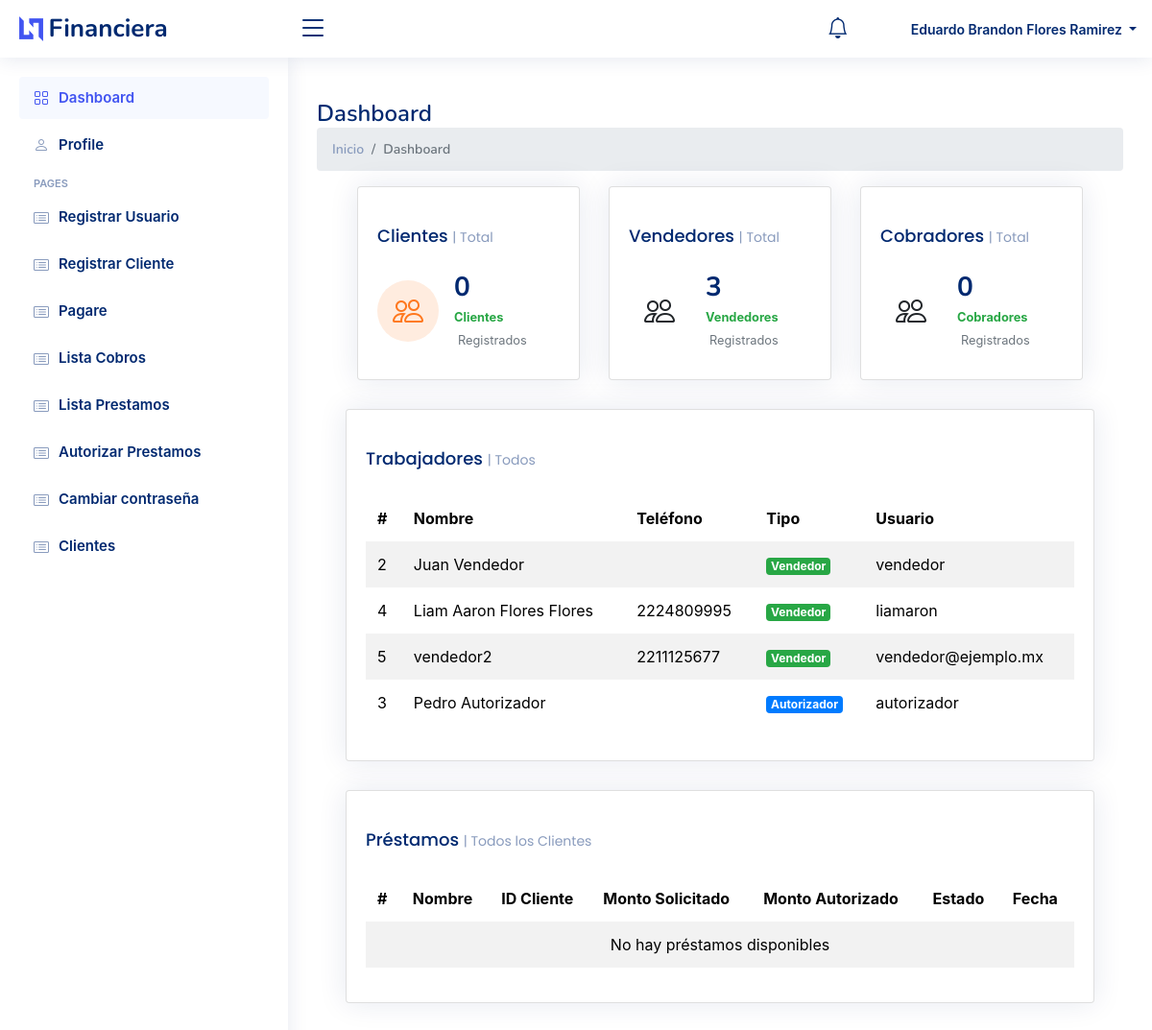
The page /index.php (signed in) on the database as committed earlier.
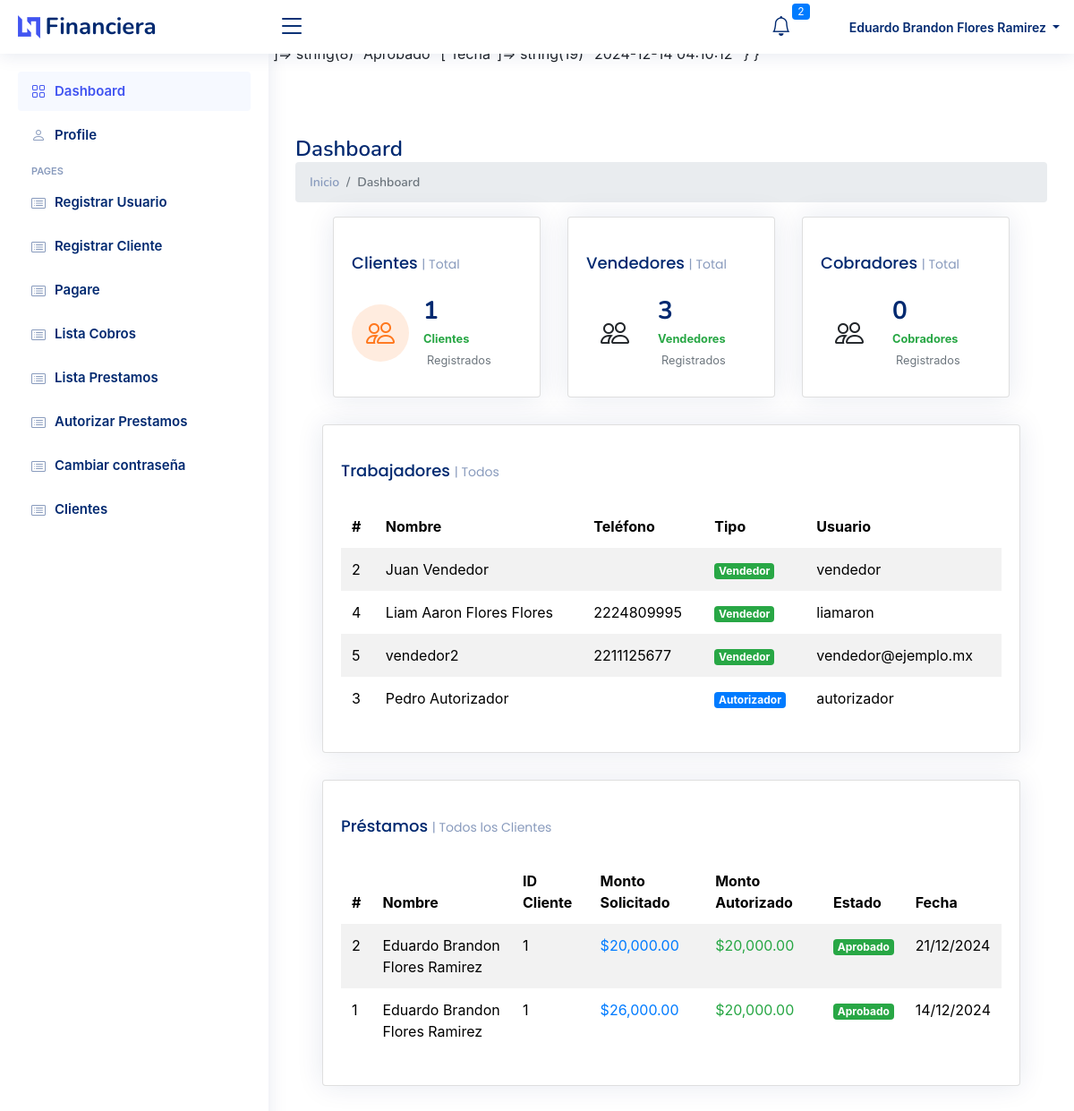
The same page on the database as committed later.
### tables this page shows
CREATE TABLE `usuarios` (
  `id` bigint(20) NOT NULL,
  `nombre` varchar(255) NOT NULL,
  `usuario` varchar(255) NOT NULL,
  `password` varchar(255) NOT NULL,
  `tipo_usuario` enum('vendedor','autorizador','master') NOT NULL,
  `profile_image` varchar(255) DEFAULT 'assets/img/profile-img.jpg',
  `telefono` varchar(20) DEFAULT NULL,
  `ultima_actualizacion` datetime DEFAULT NULL
);

CREATE TABLE `prestamos` (
  `id` bigint(20) NOT NULL,
  `cliente_id` bigint(20) NOT NULL,
  `monto` decimal(10,2) NOT NULL,
  `plazo` int(11) NOT NULL,
  `tasa_interes` decimal(5,2) NOT NULL,
  `estado` enum('Pendiente','Completado') NOT NULL DEFAULT 'Pendiente',
  `ruta_firma_prestamo` varchar(255) NOT NULL,
  `fecha_solicitud` timestamp NOT NULL DEFAULT current_timestamp(),
  `estado_solicitud` enum('pendiente','aprobado','rechazado') DEFAULT 'pendiente',
  `monto_autorizado` decimal(10,2) DEFAULT NULL,
  `plazo_semanas` int(11) DEFAULT NULL,
  `fecha_autorizacion` datetime DEFAULT NULL,
  `fecha_primer_pago` date DEFAULT NULL,
  `fecha_ultimo_pago` date DEFAULT NULL,
  `autorizado_por` bigint(20) DEFAULT NULL,
  `monto_total` decimal(10,2) GENERATED ALWAYS AS (`monto_autorizado` + `monto_autorizado` * `tasa_interes` / 100) STORED,
  `pago_por_periodo` decimal(10,2) GENERATED ALWAYS AS (case when `frecuencia_pago` = 'quincenal' then `monto_total` / (`plazo_semanas` / 2) else `monto_total` / `plazo_semanas` end) STORED,
  `saldo_restante` decimal(10,2) DEFAULT NULL,
  `frecuencia_pago` enum('semanal','quincenal') NOT NULL DEFAULT 'semanal'
);

CREATE TABLE `clientes` (
  `id` bigint(20) NOT NULL,
  `nombre_completo` varchar(255) NOT NULL,
  `fecha_nacimiento` date NOT NULL,
  `email` varchar(255) NOT NULL,
  `telefono` varchar(20) NOT NULL,
  `genero` char(1) NOT NULL,
  `id_vendedor` bigint(20) DEFAULT NULL,
  `ruta_firma` varchar(255) DEFAULT NULL,
  `estado` enum('Activo','Inactivo') NOT NULL DEFAULT 'Activo'
);

### functions/dashboard_queries.php (called while the page is built, shortened)
<?php
function getDashboardData($conn) {
    $user_info = $_SESSION['user'];
    $data = [
        'totals' => [],
        'notifications' => [],
        'worker_loans' => [],
        'client_loans' => []
    ];
    try {
        $clientLoansQuery = "
            SELECT
                p.id,
                c.nombre_completo as first_name,
                c.id as client_number,
                p.monto as requested_amount,
                p.monto_autorizado as authorized_amount,
                c.id_vendedor,
                p.estado_solicitud,
                p.fecha_solicitud
            FROM prestamos p
            JOIN clientes c ON p.cliente_id = c.id
            WHERE 1=1";
        $params = [];
        $clientLoansQuery .= " ORDER BY p.fecha_solicitud DESC LIMIT 10";
        $stmt = $conn->prepare($clientLoansQuery);
        $stmt->execute($params);
        $data['client_loans'] = $stmt->fetchAll(PDO::FETCH_ASSOC);
        if ($user_info['tipo_usuario'] === 'master') {
            $stmt = $conn->query("
                SELECT
                    (SELECT COUNT(*) FROM clientes) as total_clients,
                    (SELECT COUNT(*) FROM usuarios WHERE tipo_usuario IN ('vendedor', 'autorizador', 'cobrador')) as total_workers,
                    (SELECT COUNT(*) FROM usuarios WHERE tipo_usuario = 'vendedor') as total_sellers,
                    (SELECT COUNT(*) FROM usuarios WHERE tipo_usuario = 'cobrador') as total_collectors,
                    (SELECT COUNT(*) FROM usuarios WHERE tipo_usuario = 'autorizador') as total_authorizers
                FROM dual
            ");
            $data['totals'] = $stmt->fetch(PDO::FETCH_ASSOC);
            $stmt = $conn->query("
                SELECT
                    id,
                    nombre as full_name,
                    telefono as mobile_number,
                    tipo_usuario as id_type,
                    usuario as nickname,
                    CASE
                        WHEN tipo_usuario = 'vendedor' THEN 'success'
                        WHEN tipo_usuario = 'autorizador' THEN 'primary'
                        WHEN tipo_usuario = 'cobrador' THEN 'warning'
                        ELSE 'secondary'
                    END as badge_color
                FROM usuarios
                WHERE tipo_usuario IN ('vendedor', 'autorizador', 'cobrador')
                ORDER BY
                    CASE tipo_usuario
                        WHEN 'vendedor' THEN 1
                        WHEN 'autorizador' THEN 2
                        WHEN 'cobrador' THEN 3
                    END,
                    nombre
            ");
            $data['worker_loans'] = $stmt->fetchAll(PDO::FETCH_ASSOC);
        }
        return $data;
    } catch (PDOException $e) {
        error_log("Error en getDashboardData: " . $e->getMessage());
        error_log("Stack trace: " . $e->getTraceAsString());
        return $data;
    }
}

### index.php (the view, shortened to what the rows shown need)
<?php
include 'config.php';
include 'functions/dashboard_queries.php';
$user_info = $_SESSION['user'];
$dashboard_data = getDashboardData($conn);
$worker_loans = $dashboard_data['worker_loans'] ?? [];
$client_loans = $dashboard_data['client_loans'] ?? [];
?>
<?php include '../Financiera/views/head.php'; ?>
<main id="main" class="main">
    <div class="pagetitle">
        <h1>Dashboard</h1>
    </div>
    <section class="section dashboard">
        <div class="row">
            <div class="col-12">
                <div class="row">
                    <?php if (in_array($user_info['tipo_usuario'], ['master'])): ?>
                        <div class="col-12">
                            <div class="card">
                                <div class="card-body">
                                    <div class="table-responsive">
                                        <table class="table table-borderless table-striped table-hover">
                                            <thead>
                                                <tr>
                                                    <th scope="col">#</th>
                                                    <th scope="col">Nombre</th>
                                                    <th scope="col">Teléfono</th>
                                                    <th scope="col">Tipo</th>
                                                    <th scope="col">Usuario</th>
                                                </tr>
                                            </thead>
                                            <tbody>
                                                <?php if (!empty($worker_loans)): ?>
                                                    <?php foreach ($worker_loans as $worker): ?>
                                                        <tr>
                                                            <td><?php echo htmlspecialchars($worker['id']); ?></td>
                                                            <td><?php echo htmlspecialchars($worker['full_name']); ?></td>
                                                            <td><?php echo htmlspecialchars($worker['mobile_number']); ?></td>
                                                            <td>
                                                                <span class="badge bg-<?php echo $worker['badge_color']; ?>">
                                                                    <?php echo ucfirst(htmlspecialchars($worker['id_type'])); ?>
                                                                </span>
                                                            </td>
                                                            <td><?php echo htmlspecialchars($worker['nickname']); ?></td>
                                                        </tr>
                                                    <?php endforeach; ?>
                                                <?php else: ?>
                                                    <tr>
                                                        <td colspan="5" class="text-center">No hay datos disponibles</td>
                                                    </tr>
                                                <?php endif; ?>
                                            </tbody>
                                        </table>
                                    </div>
                                </div>
                            </div>
                        </div>
                    <?php endif; ?>
                    <div class="col-12">
                        <div class="card">
                            <div class="card-body">
                                <div class="table-responsive">
                                    <table class="table table-borderless table-striped table-hover">
                                        <thead>
                                            <tr>
                                                <th scope="col">#</th>
                                                <th scope="col">Nombre</th>
                                                <th scope="col">ID Cliente</th>
                                                <th scope="col">Monto Solicitado</th>
                                                <th scope="col">Monto Autorizado</th>
                                                <th scope="col">Estado</th>
                                                <th scope="col">Fecha</th>
                                            </tr>
                                        </thead>
                                        <tbody>
                                            <?php if (!empty($client_loans)): ?>
                                                <?php foreach ($client_loans as $loan): ?>
                                                    <tr>
                                                        <td><?php echo htmlspecialchars($loan['id']); ?></td>
                                                        <td><?php echo htmlspecialchars($loan['first_name']); ?></td>
                                                        <td><?php echo htmlspecialchars($loan['client_number']); ?></td>
                                                        <td>
                                                            <span class="text-primary">
                                                                $<?php echo number_format($loan['requested_amount'], 2); ?>
                                                            </span>
                                                        </td>
                                                        <td>
                                                            <span class="text-success">
                                                                $<?php echo number_format($loan['authorized_amount'] ?? 0, 2); ?>
                                                            </span>
                                                        </td>
                                                        <td>
                                                            <span class="badge bg-<?php
                                                                                    echo match ($loan['estado_solicitud']) {
                                                                                        'pendiente' => 'warning',
                                                                                        'aprobado' => 'success',
                                                                                        'rechazado' => 'danger',
                                                                                        default => 'secondary'
                                                                                    };
                                                                                    ?>">
                                                                <?php echo ucfirst(htmlspecialchars($loan['estado_solicitud'])); ?>
                                                            </span>
                                                        </td>
                                                        <td><?php echo date('d/m/Y', strtotime($loan['fecha_solicitud'])); ?></td>
                                                    </tr>
                                                <?php endforeach; ?>
                                            <?php else: ?>
                                                <tr>
                                                    <td colspan="7" class="text-center">No hay préstamos disponibles</td>
                                                </tr>
                                            <?php endif; ?>
                                        </tbody>
                                    </table>
                                </div>
                            </div>
                        </div>
                    </div>
                </div>
            </div>
        </div>
    </section>
</main>
</body>
</html>

Rows that differ between the two databases and show on the page:
added prestamos: id "2", cliente.nombre_completo "Eduardo Brandon Flores Ramirez", cliente "1", monto "20,000.00", monto_autorizado "20,000.00", estado_solicitud "Aprobado", fecha_solicitud "21/12/2024"
added prestamos: id "1", cliente.nombre_completo "Eduardo Brandon Flores Ramirez", cliente "1", monto "26,000.00", monto_autorizado "20,000.00", estado_solicitud "Aprobado", fecha_solicitud "14/12/2024"
Other text that changed with them:
count($notificaciones): (not shown) → "2"
$totals['total_clients']: "0" → "1"
text no longer shown: "array(0) { } No hay préstamos disponibles"
text now shown: "array(2) { [0]=> array(4) { [\"nombre_cliente\"]=> string(30) \"Eduardo Brandon Flores Ramirez\" [\"monto\"]=> string(8) \"20000.00\" [\"estado_solicitud\"]=> string(8) \"Aprobado\" [\"fecha\"]=> string(19) \"2024-12-21 04:07:39\" } [1]=> array(4) { [\"nombre_cliente\"]=> string(30) \"Eduardo Brandon Flores Ramirez\" [\"monto\"]=> string(8) \"20000.00\" [\"estado_solicitud\"]=> string(8) \"Aprobado\" [\"fecha\"]=> string(19) \"2024-12-14 04:10:12\" } }"
